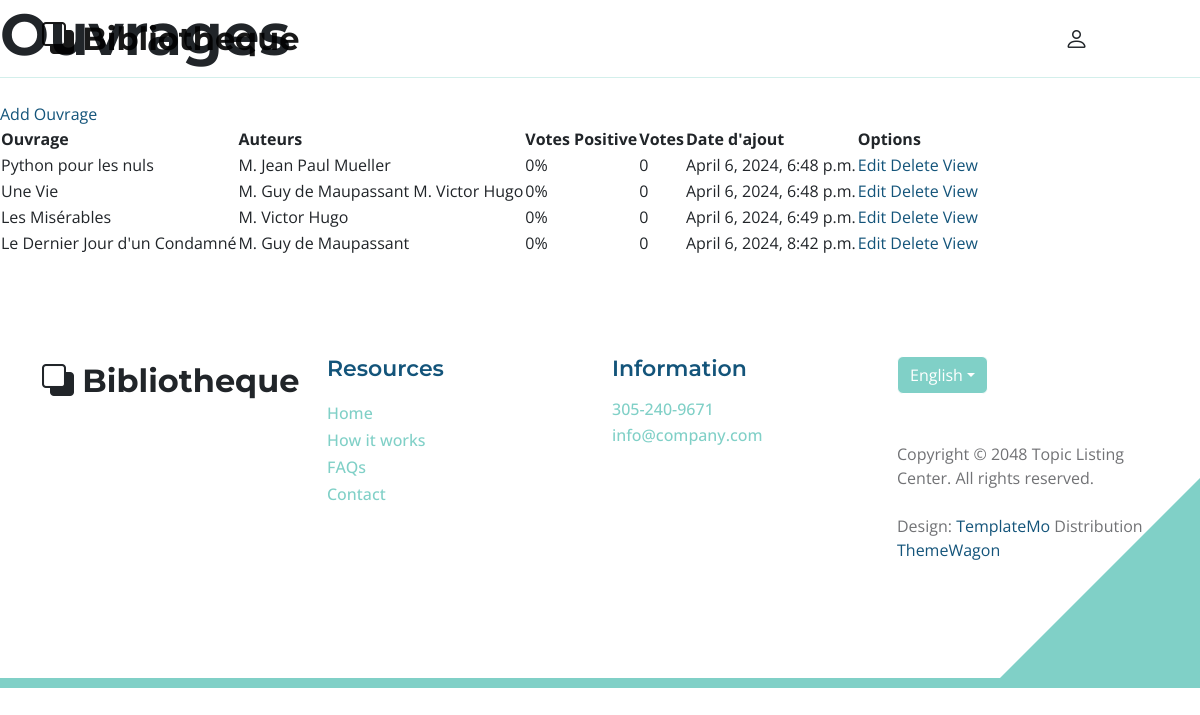
Page /ouvrages on the earlier database version.
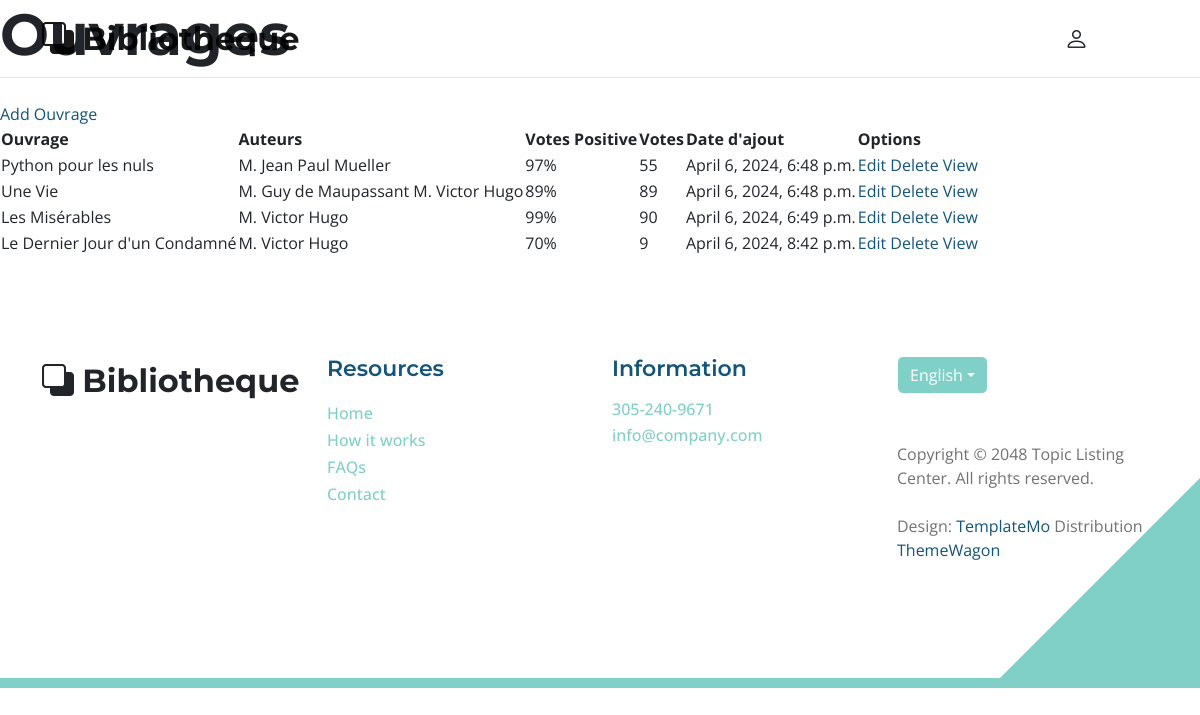
Same page on the later database version.
### ouvrages/models.py (models this page shows, shortened)
class Ouvrage(models.Model):
    id = models.UUIDField(default=uuid.uuid4, unique=True, primary_key=True, editable=False)
    titre = models.CharField(max_length=200)
    auteurs = models.ManyToManyField('Auteur', blank=True)
    featured_image = models.ImageField(null=True, blank=True, default="default.jpg")
    description = models.TextField(blank=True)
    categories = models.ManyToManyField('Categorie', blank=True)
    recommended = models.BooleanField(default=False, blank=True)
    exemplaires_total = models.IntegerField(default=0, null=True, blank=True)
    vote_total = models.IntegerField(default=0, null=True, blank=True)
    vote_ratio = models.IntegerField(default=0, null=True, blank=True)
    date_achat = models.DateTimeField(auto_now_add=True)

class Auteur(models.Model):
    id = models.UUIDField(default=uuid.uuid4, unique=True, primary_key=True, editable=False)
    MONSIEUR = 'M'
    MADAME = 'MME'
    TITLE_CHOICES = [
    (MONSIEUR, 'M.'),
    (MADAME, 'Mme.'),
    ]
    nomComplet = models.CharField(max_length=100)
    title = models.CharField(max_length=3, choices=TITLE_CHOICES)
    birth_date = models.DateField(blank=True, null=True)
    def __str__(self):
        return f"{self.title}. {self.nomComplet}"

### ouvrages/views.py (the view)
# urls.py: path("",include('ouvrages.urls'))
def ouvrages(request):
    ouvrages = Ouvrage.objects.all()
    context = {'ouvrages': ouvrages}
    return render(request, 'ouvrages/ouvrages.html', context)

### ouvrages/templates/ouvrages/ouvrages.html
{% extends "main.html" %}
{% block content%}
{% load static %}
<h1>Ouvrages</h1>
<br>
<a href="{% url 'ouvrages:create-ouvrage'%}">Add Ouvrage</a>
<br>
<table>
    <tr>
        <th>Ouvrage</th>
        <th>Auteurs</th>
        <th>Votes Positive</th>
        <th>Votes</th>
        <th>Date d'ajout</th>
        <th>Options</th>
    </tr>
    {% for ouvrage in ouvrages%}
        <tr>
            <td>{{ouvrage.titre}}</td>
            <td>{%for auteur in ouvrage.auteurs.all%}
                    {{auteur}}
                {%endfor%}
            </td>
            <td>{{ouvrage.vote_ratio}}%</td>
            <td>{{ouvrage.vote_total}}</td>
            <td>{{ouvrage.date_achat}}</td>
            <td><a href="{% url 'ouvrages:update-ouvrage' ouvrage.id%}">Edit</a>
            <a href="{% url 'ouvrages:delete-ouvrage' ouvrage.id%}">Delete</a>
            <a href="{% url 'ouvrages:ouvrage' ouvrage.id%}">View</a></td>
        </tr>
    {% endfor %}
</table>
{% endblock content%}

### templates/main.html (shortened to what this page needs)
<!Doctype html>
<html lang="en">
{% load static %}
    <head>
        <link href="{% static 'css/bootstrap.min.css' %}" rel="stylesheet">
        <link href="{% static 'css/bootstrap-icons.css' %}" rel="stylesheet">
        <link href="{% static 'css/templatemo-topic-listing.css' %}" rel="stylesheet">
</head>
<body class="topics-listing-page" id="top">
    <main>
    {% include 'navbar.html' %}
    {% block content %}
    {% endblock content %}
    </main>
    {% include 'footer.html' %}
</body>
</html>

### templates/navbar.html (shortened to what this page needs)
{% load static %}
<nav class="navbar navbar-expand-lg">
    <div class="container">
        <a class="navbar-brand" href="{% url 'ouvrages:index'%}">
            <i class="bi-back"></i>
            <span>Bibliotheque</span>
        </a>
        <div class="collapse navbar-collapse" id="navbarNav">
            <ul class="navbar-nav ms-lg-5 me-lg-5">
                <li class="nav-item">
                    <a class="nav-link click-scroll" href="{% url 'ouvrages:index' %}#section_1">Home</a>
                </li>
                <li class="nav-item">
                    <a class="nav-link click-scroll" href="{% url 'ouvrages:index' %}#section_2">Trending</a>
                </li>
                <li class="nav-item">
                    <a class="nav-link click-scroll" href="{% url 'ouvrages:index' %}#section_3">How it works</a>
                </li>
                <li class="nav-item">
                    <a class="nav-link click-scroll" href="{% url 'ouvrages:index' %}#section_4">FAQs</a>
                </li>
                <li class="nav-item dropdown">
                    <a class="nav-link dropdown-toggle" href="#section_5" id="navbarLightDropdownMenuLink" role="button" data-bs-toggle="dropdown" aria-expanded="false">Ouvrages</a>
                </li>
            </ul>
            <div class="d-none d-lg-block ms-lg-5">
                <div class="nav-item dropdown">
                    <a class="nav-link" href="#" id="navbarLightDropdownMenuLink" role="button" data-bs-toggle="dropdown" aria-expanded="false"><span class="navbar-icon bi-person smoothscroll"></span></a>
                </div>
            </div>
        </div>
    </div>
</nav>

### templates/footer.html (shortened to what this page needs)
{%load static%}
<footer class="site-footer section-padding">
    <div class="container">
        <div class="row">
            <div class="col-lg-3 col-12 mb-4 pb-2">
                <a class="navbar-brand mb-2" href="{% url 'ouvrages:index'%}">
                    <i class="bi-back"></i>
                    <span>Bibliotheque</span>
                </a>
            </div>
            <div class="col-lg-3 col-md-4 col-6">
                <h6 class="site-footer-title mb-3">Resources</h6>
                <ul class="site-footer-links">
                    <li class="site-footer-link-item">
                        <a href="#" class="site-footer-link">Home</a>
                    </li>
                    <li class="site-footer-link-item">
                        <a href="#" class="site-footer-link">How it works</a>
                    </li>
                    <li class="site-footer-link-item">
                        <a href="#" class="site-footer-link">FAQs</a>
                    </li>
                    <li class="site-footer-link-item">
                        <a href="#" class="site-footer-link">Contact</a>
                    </li>
                </ul>
            </div>
            <div class="col-lg-3 col-md-4 col-6 mb-4 mb-lg-0">
                <h6 class="site-footer-title mb-3">Information</h6>
                <p class="text-white d-flex mb-1">
                    <a href="tel: 305-240-9671" class="site-footer-link">
                        305-240-9671
                    </a>
                </p>
                <p class="text-white d-flex">
                    <a href="mailto:info@company.com" class="site-footer-link">
                        info@company.com
                    </a>
                </p>
            </div>
            <div class="col-lg-3 col-md-4 col-12 mt-4 mt-lg-0 ms-auto">
                <div class="dropdown">
                    <button class="btn btn-secondary dropdown-toggle" type="button" data-bs-toggle="dropdown" aria-expanded="false">
                    English</button>
                </div>
                <p class="copyright-text mt-lg-5 mt-4">Copyright © 2048 Topic Listing Center. All rights reserved.
                <br><br>Design: <a rel="nofollow" href="https://templatemo.com" target="_blank">TemplateMo</a> Distribution <a href="https://themewagon.com">ThemeWagon</a></p>
            </div>
        </div>
    </div>
</footer>

### static/css/templatemo-topic-listing.css (style rules this page uses)
:root { --white-color: #ffffff; --primary-color: #13547a; --secondary-color: #80d0c7; --section-bg-color: #f0f8ff; --custom-btn-bg-color: #80d0c7; --custom-btn-bg-hover-color: #13547a; --dark-color: #000000; --p-color: #717275; --border-color: #7fffd4; --link-hover-color: #13547a; --body-font-family: 'Open Sans', sans-serif; --title-font-family: 'Montserrat', sans-serif; --h1-font-size: 58px; --h2-font-size: 46px; --h3-font-size: 32px; --h4-font-size: 28px; --h5-font-size: 24px; --h6-font-size: 22px; --p-font-size: 20px; --menu-font-size: 14px; --btn-font-size: 18px; --copyright-font-size: 16px; --border-radius-large: 100px; --border-radius-medium: 20px; --border-radius-small: 10px; --font-weight-normal: 400; --font-weight-medium: 500; --font-weight-semibold: 600; --font-weight-bold: 700; }
body { background-color: var(--white-color); font-family: var(--body-font-family); }
h2, h3, h4, h5, h6 { color: var(--dark-color); }
h1, h2, h3, h4, h5, h6 { font-family: var(--title-font-family); font-weight: var(--font-weight-semibold); }
h1 { font-size: var(--h1-font-size); font-weight: var(--font-weight-bold); }
h6 { color: var(--primary-color); font-size: var(--h6-font-size); }
p { color: var(--p-color); font-size: var(--p-font-size); font-weight: var(--font-weight-normal); }
ul li { color: var(--p-color); font-size: var(--p-font-size); font-weight: var(--font-weight-normal); }
a, button { touch-action: manipulation; transition: all 0.3s; }
a { display: inline-block; color: var(--primary-color); text-decoration: none; }
.section-padding { padding-top: 100px; padding-bottom: 100px; }
.navbar { background: transparent; border-bottom: 1px solid rgba(128, 208, 199, 0.35); z-index: 9; }
.navbar-brand, .navbar-brand:hover { font-size: var(--h3-font-size); font-weight: var(--font-weight-bold); display: block; }
.navbar-brand span { font-family: var(--title-font-family); }
.navbar-expand-lg .navbar-nav .nav-link { border-radius: var(--border-radius-large); margin: 10px; padding: 10px; }
.navbar-nav .nav-link { display: inline-block; color: var(--white-color); font-family: var(--title-font-family); font-size: var(--menu-font-size); font-weight: var(--font-weight-medium); text-transform: uppercase; letter-spacing: 0.5px; position: relative; padding-top: 15px; padding-bottom: 15px; }
.navbar .dropdown-toggle::after { content: "\f282"; display: inline-block; font-family: bootstrap-icons !important; font-size: var(--copyright-font-size); font-style: normal; font-weight: normal !important; font-variant: normal; text-transform: none; line-height: 1; vertical-align: -.125em; -webkit-font-smoothing: antialiased; -moz-osx-font-smoothing: grayscale; position: relative; left: 2px; border: 0; }
.navbar-icon { background: var(--white-color); border-radius: var(--border-radius-large); display: inline-block; font-size: var(--h5-font-size); width: 40px; height: 40px; line-height: 40px; text-align: center; transition: all 0.3s ease; }
.site-footer { border-bottom: 10px solid var(--secondary-color); position: relative; }
.site-footer::after { content: ""; position: absolute; bottom: 0; right: 0; width: 0; height: 0; border-style: solid; border-width: 0 0 200px 200px; border-color: transparent transparent var(--secondary-color) transparent; pointer-events: none; }
.site-footer-title { color: var(--primary-color); }
.site-footer .dropdown-toggle { background-color: var(--secondary-color); border-color: var(--white-color); }
.site-footer-links { padding-left: 0; }
.site-footer-link-item { display: block; list-style: none; line-height: normal; }
.site-footer-link { color: var(--secondary-color); font-size: var(--copyright-font-size); font-weight: var(--font-weight-medium); line-height: normal; }
.copyright-text { font-size: var(--copyright-font-size); }

Differences in the rows shown:
changed Ouvrage "Python pour les nuls": vote_ratio "0" → "97"; vote_total "0" → "55"
changed Ouvrage "Une Vie": vote_ratio "0" → "89"; vote_total "0" → "89"
changed Ouvrage "Les Misérables": vote_ratio "0" → "99"; vote_total "0" → "90"
changed Ouvrage "Le Dernier Jour d'un Condamné": gains Auteur (title+nomComplet "M. Victor Hugo"); vote_ratio "0" → "70"; vote_total "0" → "9"; loses Auteur (title+nomComplet "M. Guy de Maupassant")
